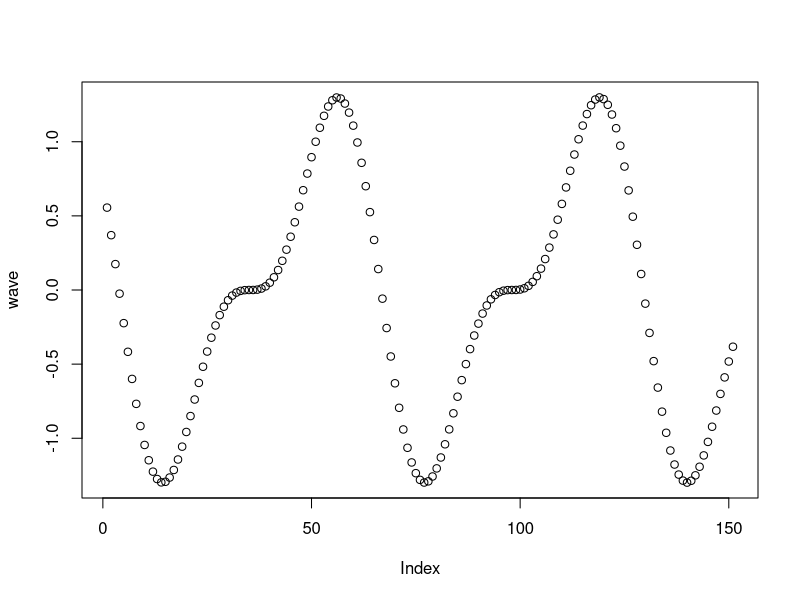

This figure's R source:
# Exercise 1 CH 7: creating and operating on vectors

# Create a vector `names` that contains your name and the names of 2 people 
# next to you. Print the vector.
names <- c("alex", "alex", "mursal")
print(names)

# Use the colon operator : to create a vector `n` of numbers from 10:49
numbers <- 10:49
print(numbers)

# Use the `length()` function to get the number of elements in `n`


# Add 1 to each element in `n` and print the result


# Create a vector `m` that contains the numbers 10 to 1 (in that order). 
# Hint: use the `seq()` function

# Subtract `m` FROM `n`. Note the recycling!


# Use the `seq()` function to produce a range of numbers from -5 to 10 in `0.1`
# increments. Store it in a variable `x_range`
x_range <- seq(-5, 10, .1)
print(x_range)

# Create a vector `sin_wave` by calling the `sin()` function on each element 
# in `x_range`.
sin_wave <- cos(x_range)



# Create a vector `cos_wave` by calling the `cos()` function on each element 
# in `x_range`.
cos_wave <- sin(x_range)


# Create a vector `wave` by multiplying `sin_wave` and `cos_wave` together, then
# adding `sin_wave` to the product
wave <- sin_wave * cos_wave + sin_wave


# Use the `plot()` function to plot your `wave`!
plot(wave)
